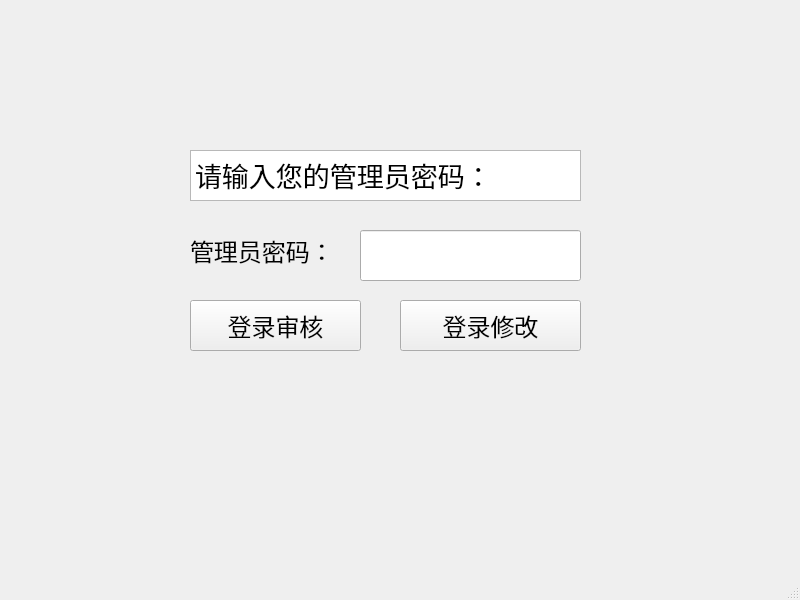
<?xml version="1.0" encoding="UTF-8"?>
<ui version="4.0">
 <class>Admin</class>
 <widget class="QMainWindow" name="Admin">
  <property name="geometry">
   <rect>
    <x>0</x>
    <y>0</y>
    <width>800</width>
    <height>600</height>
   </rect>
  </property>
  <property name="windowTitle">
   <string>MainWindow</string>
  </property>
  <widget class="QWidget" name="centralwidget">
   <widget class="QTextBrowser" name="textBrowser">
    <property name="geometry">
     <rect>
      <x>190</x>
      <y>150</y>
      <width>391</width>
      <height>51</height>
     </rect>
    </property>
    <property name="html">
     <string>&lt;!DOCTYPE HTML PUBLIC &quot;-//W3C//DTD HTML 4.0//EN&quot; &quot;http://www.w3.org/TR/REC-html40/strict.dtd&quot;&gt;
&lt;html&gt;&lt;head&gt;&lt;meta name=&quot;qrichtext&quot; content=&quot;1&quot; /&gt;&lt;style type=&quot;text/css&quot;&gt;
p, li { white-space: pre-wrap; }
&lt;/style&gt;&lt;/head&gt;&lt;body style=&quot; font-family:'SimSun'; font-size:9pt; font-weight:400; font-style:normal;&quot;&gt;
&lt;p style=&quot; margin-top:0px; margin-bottom:0px; margin-left:0px; margin-right:0px; -qt-block-indent:0; text-indent:0px;&quot;&gt;&lt;span style=&quot; font-size:20pt;&quot;&gt;请输入您的管理员密码：&lt;/span&gt;&lt;/p&gt;&lt;/body&gt;&lt;/html&gt;</string>
    </property>
   </widget>
   <widget class="QLineEdit" name="password">
    <property name="geometry">
     <rect>
      <x>360</x>
      <y>230</y>
      <width>221</width>
      <height>51</height>
     </rect>
    </property>
    <property name="echoMode">
     <enum>QLineEdit::Normal</enum>
    </property>
   </widget>
   <widget class="QLabel" name="label">
    <property name="geometry">
     <rect>
      <x>190</x>
      <y>220</y>
      <width>161</width>
      <height>61</height>
     </rect>
    </property>
    <property name="font">
     <font>
      <family>Arial</family>
      <pointsize>18</pointsize>
     </font>
    </property>
    <property name="text">
     <string>管理员密码：</string>
    </property>
   </widget>
   <widget class="QPushButton" name="BT11">
    <property name="geometry">
     <rect>
      <x>190</x>
      <y>300</y>
      <width>171</width>
      <height>51</height>
     </rect>
    </property>
    <property name="font">
     <font>
      <family>Arial</family>
      <pointsize>18</pointsize>
     </font>
    </property>
    <property name="text">
     <string>登录审核</string>
    </property>
   </widget>
   <widget class="QPushButton" name="BT12">
    <property name="geometry">
     <rect>
      <x>400</x>
      <y>300</y>
      <width>181</width>
      <height>51</height>
     </rect>
    </property>
    <property name="font">
     <font>
      <family>Arial</family>
      <pointsize>18</pointsize>
     </font>
    </property>
    <property name="text">
     <string>登录修改</string>
    </property>
   </widget>
  </widget>
  <widget class="QMenuBar" name="menubar">
   <property name="geometry">
    <rect>
     <x>0</x>
     <y>0</y>
     <width>800</width>
     <height>26</height>
    </rect>
   </property>
  </widget>
  <widget class="QStatusBar" name="statusbar"/>
 </widget>
 <resources/>
 <connections/>
</ui>
